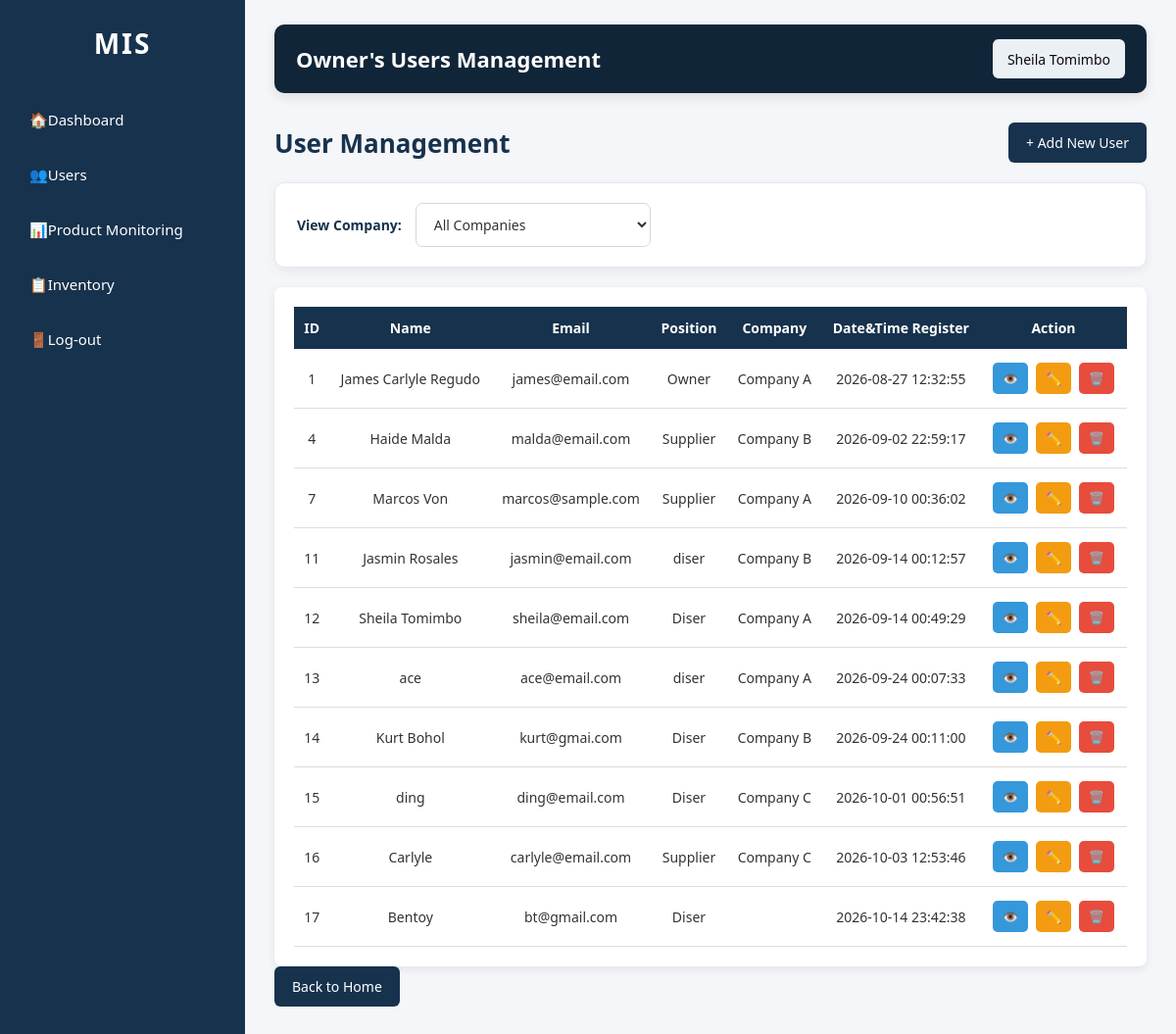
The app's page /owner/users/users.php (signed in) with its own data.
### tables this page shows
CREATE TABLE IF NOT EXISTS `users` (
  `id` int NOT NULL AUTO_INCREMENT,
  `fullname` varchar(100) NOT NULL,
  `email` varchar(100) NOT NULL,
  `position` varchar(50) NOT NULL,
  `company` varchar(255) DEFAULT NULL,
  `password` varchar(255) NOT NULL,
  `dateandtime` timestamp NULL DEFAULT CURRENT_TIMESTAMP,
  PRIMARY KEY (`id`),
  UNIQUE KEY `email` (`email`)
);

### owner/users/users.php (the view, shortened to what this page needs)
<?php
require_once "../../database/db.php";
?>
<!DOCTYPE html>
<html lang="en">
<head>
    <link rel="stylesheet" href="../../design/dashboard.css">
</head>
<body>
<div class="container">
    <div class="sidebar">
        <h2>MIS</h2>
        <ul>
            <li><a href="../../owner/dashboard.php">🏠Dashboard</a></li>
            <li><a href="users.php">👥Users</a></li>
            <li><a href="../../owner/products/products.php">📊Product Monitoring</a></li>
            <li><a href="../../owner/inventory/inventory.php">📋Inventory</a></li>
            <li><a href="../../auth-pages/logout.php">🚪Log-out</a></li>
        </ul>
    </div>
    <div class="main">
        <div class="navi">
            <h2>Owner's Users Management</h2>
            <div class="profile">
                <span>
                    <?php echo htmlspecialchars($_SESSION['fullname']); ?>
                </span>
            </div>
        </div>
        <div class="page-title">
            <h2>User Management</h2>
            <a href="../users/add-user.php" class="add-btn">
                + Add New User
            </a>
        </div>
        <div class="company-filter">
            <form method="GET">
                <label for="company">View Company:</label>
                <select name="company"
                        id="company"
                        onchange="this.form.submit()">
                    <option value="">All Companies</option>
                </select>
            </form>
        </div>
        <div class="table-container">
            <table>
                <thead>
                    <tr>
                        <th>ID</th>
                        <th>Name</th>
                        <th>Email</th>
                        <th>Position</th>
                        <th>Company</th>
                        <th>Date&Time Register</th>
                        <th>Action</th>
                    </tr>
                </thead>
                <tbody>
                <?php
                if(isset($_GET['company']) && $_GET['company'] !== ''){
                    $company = $_GET['company'];
                    $sql = "
                        SELECT
                            id,
                            fullname,
                            email,
                            position,
                            company,
                            dateandtime
                        FROM users
                        WHERE company = ?
                        ORDER BY id ASC
                    ";
                    $stmt = mysqli_prepare($conn, $sql);
                    mysqli_stmt_bind_param(
                        $stmt,
                        "s",
                        $company
                    );
                    mysqli_stmt_execute($stmt);
                    $result = mysqli_stmt_get_result($stmt);
                } else {
                    $sql = "
                        SELECT
                            id,
                            fullname,
                            email,
                            position,
                            company,
                            dateandtime
                        FROM users
                        ORDER BY id ASC
                    ";
                    $result = mysqli_query($conn, $sql);
                }
                while($row = mysqli_fetch_assoc($result)){
                ?>
                    <tr>
                        <td>
                            <?php echo htmlspecialchars($row['id']); ?>
                        </td>
                        <td>
                            <?php echo htmlspecialchars($row['fullname']); ?>
                        </td>
                        <td>
                            <?php echo htmlspecialchars($row['email']); ?>
                        </td>
                        <td>
                            <?php echo htmlspecialchars($row['position']); ?>
                        </td>
                        <td>
                            <?php echo ($row['company']); ?>
                        </td>
                        <td>
                            <?php echo htmlspecialchars($row['dateandtime']); ?>
                        </td>
                        <td>
                            <a href="../users/view-user.php?id=<?php echo $row['id']; ?>"
                               class="action-btn view">
                                👁️
                            </a>
                            <a href="edit-user.php?id=<?php echo $row['id']; ?>"
                               class="action-btn edit">
                                ✏️
                            </a>
                            <a href="../users/delete-user.php?id=<?php echo $row['id']; ?>"
                               class="action-btn delete"
                               onclick="return confirm('Are you sure you want to delete this user?');">
                                🗑️
                            </a>
                        </td>
                    </tr>
                <?php
                }
                ?>
                </tbody>
            </table>
        </div>
        <div class="page-title">
            <a href="../../owner/dashboard.php"
               class="add-btn">
                Back to Home
            </a>
        </div>
    </div>
</div>
</body>
</html>

### design/dashboard.css (style rules this page uses)
* { margin: 0; padding: 0; box-sizing: border-box; font-family: 'Segoe UI', Tahoma, Geneva, Verdana, sans-serif; }
body { background: #f4f6f9; color: #333; min-height: 100vh; }
.container { display: flex; min-height: 100vh; }
.sidebar { width: 250px; min-width: 250px; min-height: 100vh; background: #17324d; color: white; padding: 25px 15px; position: fixed; left: 0; top: 0; bottom: 0; overflow-y: auto; }
.sidebar h2 { text-align: center; font-size: 28px; letter-spacing: 2px; margin-bottom: 35px; color: white; }
.sidebar ul { list-style: none; padding: 0; margin: 0; }
.sidebar ul li { margin-bottom: 8px; }
.sidebar ul li a { display: block; padding: 14px 15px; color: white; text-decoration: none; border-radius: 7px; font-size: 15px; transition: 0.3s ease; }
.main { margin-left: 250px; width: calc(100% - 250px); min-height: 100vh; padding: 25px 30px; }
.navi { background: #102538; color: white; min-height: 70px; padding: 15px 22px; border-radius: 10px; display: flex; align-items: center; justify-content: space-between; gap: 20px; margin-bottom: 30px; box-shadow: 0 4px 12px rgba(0, 0, 0, 0.10); }
.navi h2 { font-size: 22px; font-weight: 600; }
.profile { background: #ebf0f5; padding: 9px 15px; border-radius: 6px; white-space: nowrap; }
.profile span { font-size: 14px; color: rgb(12, 8, 8); }
.page-title { display: flex; align-items: center; justify-content: space-between; gap: 15px; margin-bottom: 20px; flex-wrap: wrap; }
.page-title h2 { color: #17324d; font-size: 26px; font-weight: 600; }
.add-btn { display: inline-block; background: #17324d; color: white; text-decoration: none; padding: 11px 18px; border-radius: 6px; font-size: 14px; transition: 0.3s ease; }
.company-filter { background: #ffffff; padding: 20px 22px; margin-bottom: 20px; border-radius: 10px; border: 1px solid #e5e8ec; box-shadow: 0 4px 12px rgba(0, 0, 0, 0.06); }
.company-filter form { display: flex; align-items: center; gap: 14px; flex-wrap: wrap; }
.company-filter label { color: #17324d; font-size: 14px; font-weight: 600; white-space: nowrap; }
.company-filter select { min-width: 240px; padding: 11px 40px 11px 14px; border: 1px solid #d5d9de; border-radius: 7px; background-color: #ffffff; color: #333; font-size: 14px; outline: none; cursor: pointer; transition: 0.3s ease; }
.table-container { width: 100%; background: white; padding: 20px; border-radius: 8px; box-shadow: 0 3px 10px rgba(0, 0, 0, 0.08); overflow-x: auto; }
.table-container table { width: 100%; min-width: 750px; border-collapse: collapse; }
.table-container table thead th { background: #17324d; color: white; padding: 12px 10px; text-align: center; font-size: 14px; font-weight: 600; }
.table-container table tbody td { padding: 12px 10px; border-bottom: 1px solid #ddd; text-align: center; font-size: 14px; color: #333; }
.table-container table tbody tr { transition: 0.2s ease; }
.action-btn { display: inline-block; padding: 7px 10px; margin: 2px; border-radius: 5px; color: white; text-decoration: none; font-size: 13px; font-weight: 500; transition: 0.2s ease; border: none; }
.action-btn.view { background: #3498db; }
.action-btn.edit { background: #f39c12; }
.action-btn.delete { background: #e74c3c; }

### records on screen
users: id "1", fullname "James Carlyle Regudo", email "james@email.com", position "Owner", company "Company A", dateandtime "2026-08-27 12:32:55"
users: id "4", fullname "Haide Malda", email "malda@email.com", position "Supplier", company "Company B", dateandtime "2026-09-02 22:59:17"
users: id "7", fullname "Marcos Von", email "marcos@sample.com", position "Supplier", company "Company A", dateandtime "2026-09-10 00:36:02"
users: id "11", fullname "Jasmin Rosales", email "jasmin@email.com", position "diser", company "Company B", dateandtime "2026-09-14 00:12:57"
users: id "12", fullname "Sheila Tomimbo", email "sheila@email.com", position "Diser", company "Company A", dateandtime "2026-09-14 00:49:29"
users: id "13", fullname "ace", email "ace@email.com", position "diser", company "Company A", dateandtime "2026-09-24 00:07:33"
users: id "14", fullname "Kurt Bohol", email "kurt@gmai.com", position "Diser", company "Company B", dateandtime "2026-09-24 00:11:00"
users: id "15", fullname "ding", email "ding@email.com", position "Diser", company "Company C", dateandtime "2026-10-01 00:56:51"
users: id "16", fullname "Carlyle", email "carlyle@email.com", position "Supplier", company "Company C", dateandtime "2026-10-03 12:53:46"
users: id "17", fullname "Bentoy", email "bt@gmail.com", position "Diser", dateandtime "2026-10-14 23:42:38"

### other values on screen
$_SESSION['fullname'] "Sheila Tomimbo"
